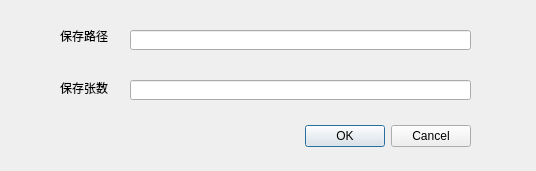
<?xml version="1.0" encoding="UTF-8"?>
<ui version="4.0">
 <class>HookedImageSave</class>
 <widget class="QDialog" name="HookedImageSave">
  <property name="geometry">
   <rect>
    <x>0</x>
    <y>0</y>
    <width>536</width>
    <height>171</height>
   </rect>
  </property>
  <property name="windowTitle">
   <string>TranDataCatch</string>
  </property>
  <property name="whatsThis">
   <string>图片保存，用于制作训练集合</string>
  </property>
  <property name="styleSheet">
   <string notr="true"/>
  </property>
  <widget class="QDialogButtonBox" name="buttonBox">
   <property name="geometry">
    <rect>
     <x>130</x>
     <y>120</y>
     <width>341</width>
     <height>32</height>
    </rect>
   </property>
   <property name="orientation">
    <enum>Qt::Horizontal</enum>
   </property>
   <property name="standardButtons">
    <set>QDialogButtonBox::Cancel|QDialogButtonBox::Ok</set>
   </property>
   <property name="centerButtons">
    <bool>false</bool>
   </property>
  </widget>
  <widget class="QLabel" name="label">
   <property name="geometry">
    <rect>
     <x>60</x>
     <y>20</y>
     <width>101</width>
     <height>31</height>
    </rect>
   </property>
   <property name="text">
    <string>保存路径</string>
   </property>
  </widget>
  <widget class="QLabel" name="label_2">
   <property name="geometry">
    <rect>
     <x>60</x>
     <y>80</y>
     <width>71</width>
     <height>16</height>
    </rect>
   </property>
   <property name="text">
    <string>保存张数</string>
   </property>
  </widget>
  <widget class="QLineEdit" name="PathEdit">
   <property name="geometry">
    <rect>
     <x>130</x>
     <y>30</y>
     <width>341</width>
     <height>20</height>
    </rect>
   </property>
   <property name="whatsThis">
    <string>路径请勿带中文</string>
   </property>
  </widget>
  <widget class="QLineEdit" name="NumberEdit">
   <property name="geometry">
    <rect>
     <x>130</x>
     <y>80</y>
     <width>341</width>
     <height>20</height>
    </rect>
   </property>
  </widget>
 </widget>
 <resources/>
 <connections>
  <connection>
   <sender>buttonBox</sender>
   <signal>accepted()</signal>
   <receiver>HookedImageSave</receiver>
   <slot>accept()</slot>
   <hints>
    <hint type="sourcelabel">
     <x>248</x>
     <y>254</y>
    </hint>
    <hint type="destinationlabel">
     <x>157</x>
     <y>274</y>
    </hint>
   </hints>
  </connection>
  <connection>
   <sender>buttonBox</sender>
   <signal>rejected()</signal>
   <receiver>HookedImageSave</receiver>
   <slot>reject()</slot>
   <hints>
    <hint type="sourcelabel">
     <x>316</x>
     <y>260</y>
    </hint>
    <hint type="destinationlabel">
     <x>286</x>
     <y>274</y>
    </hint>
   </hints>
  </connection>
 </connections>
</ui>
